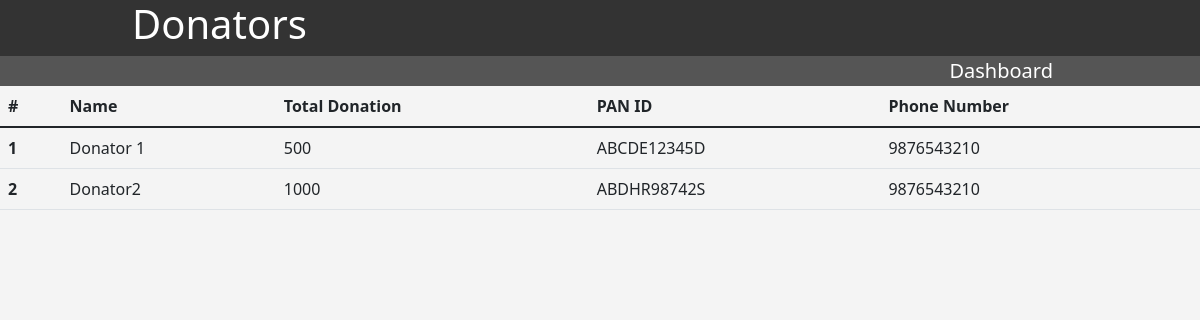
The page /3/donatorList on the database as committed earlier.
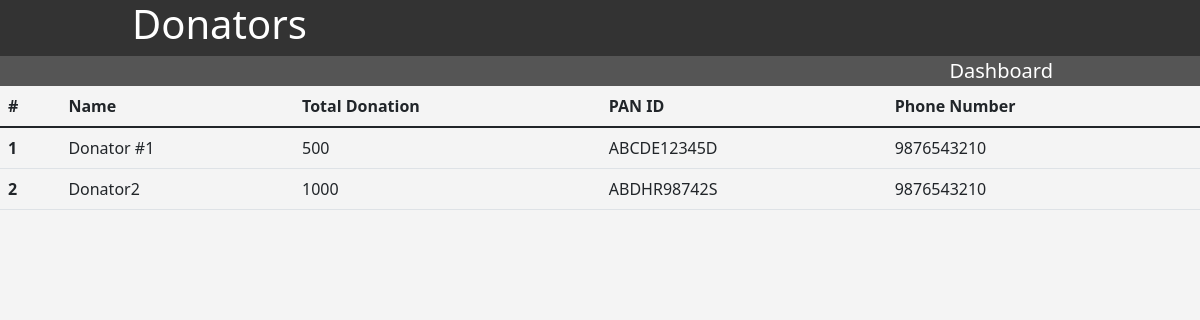
The same page on the database as committed later.
### application/models.py (models this page shows)
class Receipt(db.Model):
    __tablename__ = "receipt"
    rid = db.Column(db.Integer, primary_key = True, autoincrement = True)
    org_id = db.Column(db.Integer)
    receipt_date = db.Column(db.String)
    book_no = db.Column(db.Integer)
    receipt_no = db.Column(db.Integer)
    name = db.Column(db.String)
    address = db.Column(db.String)
    state = db.Column(db.String)
    pincode = db.Column(db.Integer)
    landline = db.Column(db.Integer)
    phoneno = db.Column(db.Integer)
    email = db.Column(db.String)
    id_type = db.Column(db.String)
    panid = db.Column(db.String)
    purpose = db.Column(db.String)
    amount = db.Column(db.Integer)
    mode = db.Column(db.String)
    realization_date = db.Column(db.String)

### application/controllers.py (the view)
@app.route("/<int:org_id>/donatorList")
def donators(org_id):
    donators = db.session.query(
        Receipt.name,
        func.sum(Receipt.amount).label('Amount'),
        Receipt.panid,
        Receipt.phoneno
    ).filter_by(org_id = org_id).group_by(Receipt.panid).all()
    return render_template("donators.html", donators = donators, org_id = org_id)

### templates/donators.html (shortened to what this page needs)
<!DOCTYPE html>
<html lang="en">
<head>
    <link href="https://cdn.jsdelivr.net/npm/bootstrap@5.2.0/dist/css/bootstrap.min.css" rel="stylesheet">
    <link rel = "stylesheet" type="text/css" href = "/static/css/style.css">
</head>
<body>
    <header id ="main-header">
        <div class = "container">
            <h1>Donators</h1>
        </div>
    </header>
    <nav id = "navbar">
        <div class="container">
            <li><a href ="/Organization/{{ org_id }}">Dashboard</a></li>
        </div>
    </nav>
      <table class="table">
          <thead>
            <tr>
              <th scope="col">#</th>
              <th scope="col">Name</th>
              <th scope="col">Total Donation</th>
              <th scope="col">PAN ID</th>
              <th scope="col">Phone Number</th>
            </tr>
          </thead>
          <tbody class="table-group-divider">
            {% for donator in donators %}
            <tr>
              <th scope="row">{{ loop.index }}</th>
              <td>{{donator[0]}}</td>
              <td>{{donator[1]}}</td>
              <td>{{donator[2]}}</td>
              <td>{{donator[3]}}</td>
            </tr>
            {% endfor %}
          </tbody>
        </table>
</body>
</html>

### static/css/style.css (style rules this page uses)
body { background-color: #f4f4f4; margin:0; }
#main-header { background-color:#333; border:none; color:white; }
#navbar { background-color:#555; color:white; text-align: right; }
#navbar li { display: inline; }
#navbar a { color:white; text-decoration: none; font-size: 20px; padding-right: 15px; padding-left:15px; }
.container { width: 80%; margin:auto; overflow: hidden; }

Rows that differ between the two databases and show on the page:
changed Receipt "ABCDE12345D": name "Donator 1" → "Donator #1"
